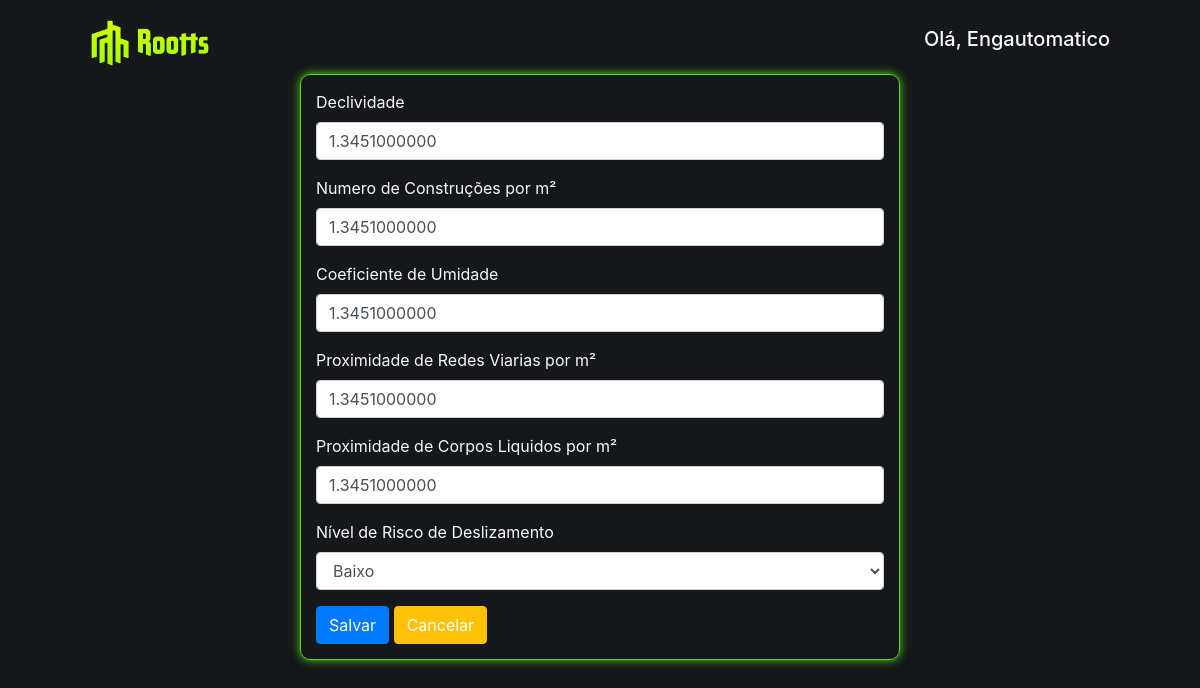
The page /update/16/ (signed in) on the database its author committed.
### roottsApp/models.py (models this page shows, shortened)
class User(AbstractUser):
    is_engineer = models.BooleanField(default=False)
    def __str__(self):
        return self.username

class Encosta(models.Model):
    nome = models.CharField(max_length=15)
    local = models.CharField(max_length=40)
    latitude = models.DecimalField(max_digits=20, decimal_places=10)
    longitude = models.DecimalField(max_digits=20, decimal_places=10)
    declividade = models.DecimalField(max_digits=20, decimal_places=10)
    numeroConstrucoes = models.DecimalField(max_digits=20, decimal_places=10)
    coeficienteUmidade = models.DecimalField(max_digits=20, decimal_places=10)
    proximidadeRedeViarias = models.DecimalField(max_digits=20, decimal_places=10)
    proximidadeCorposLiquidos = models.DecimalField(max_digits=20, decimal_places=10)
    PRIORITY_LEVELS = (
        ('Muito Baixo', 'Muito Baixo'),
        ('Baixo', 'Baixo'),
        ('Médio', 'Médio'),
        ('Alto', 'Alto'),
        ('Crítico', 'Crítico'),
    )
    prioridadeEncosta = models.CharField(max_length=30, choices=PRIORITY_LEVELS, default = 'Muito Baixo')

### roottsApp/views.py (the view)
# urls.py: path('update/<int:pk>/', UpdateEncostaView, name='upd_encosta'),
@login_required(login_url='/login/')
@user_passes_test(lambda u: u.is_engineer, login_url='/login/')
def UpdateEncostaView(request, pk):
  encosta = Encosta.objects.get(id=pk)
  form = EncostaFormUpdate(request.POST or None, instance=encosta)
  if form.is_valid():
    form.save()
    return redirect('crud')
  return render(request, 'encosta_upd.html', {'form': form, 'encosta': encosta})

### roottsApp/templates/encosta_upd.html (shortened to what this page needs)
{% extends 'base.html' %}
{% load bootstrap4 %}
{% load crispy_forms_tags %}
{% block content %}
<div class="add_content">
    <form action="" method="post" autocomplete="off" class="text-light">
        {% bootstrap_form form %}
        {% buttons %}
            <button type="submit" class="btn btn-primary">Salvar</button>
            <button type="button" class="btn btn-warning">
                <a style="color:white;text-decoration:none;"href="{% url 'crud' %}">Cancelar</a>
            </button>
        {% endbuttons %}
    </form>
</div>
{% endblock %}

### roottsApp/templates/base.html (shortened to what this page needs)
{% load bootstrap4 %} {% load static %}
<!DOCTYPE html>
<html lang="pt-br">
  <head>
    <link
      rel="stylesheet"
      href="https://cdnjs.cloudflare.com/ajax/libs/font-awesome/6.2.0/css/fontawesome.min.css"
    />
    <link
      rel="stylesheet"
      href="https://cdnjs.cloudflare.com/ajax/libs/font-awesome/6.2.0/css/all.min.css"
    />
    {% bootstrap_css %}
  </head>
  <body>
    <nav class="nav">
      <a href="{% url 'index' %}" id="logo">
        <img src="{% static "roottsapp/images/roottst.png" %}" alt="rootts"
        id="image" style="width:120px;" />
      </a>
      {% if request.user.is_authenticated %}
      <h5 class="text-light">Olá, {{request.user}}</h5>
      {% else %}
      <h5 class="text-light">Olá, usuário(a)</h5>
      {% endif %}
    </nav>
    <div class="content">{% block content %} {% endblock %}</div>
  </body>
</html>

### rows shown on the page
User: user "Engautomatico"
Encosta: declividade "1.3451000000", numeroConstrucoes "1.3451000000", coeficienteUmidade "1.3451000000", proximidadeRedeViarias "1.3451000000", proximidadeCorposLiquidos "1.3451000000", prioridadeEncosta "Baixo"
